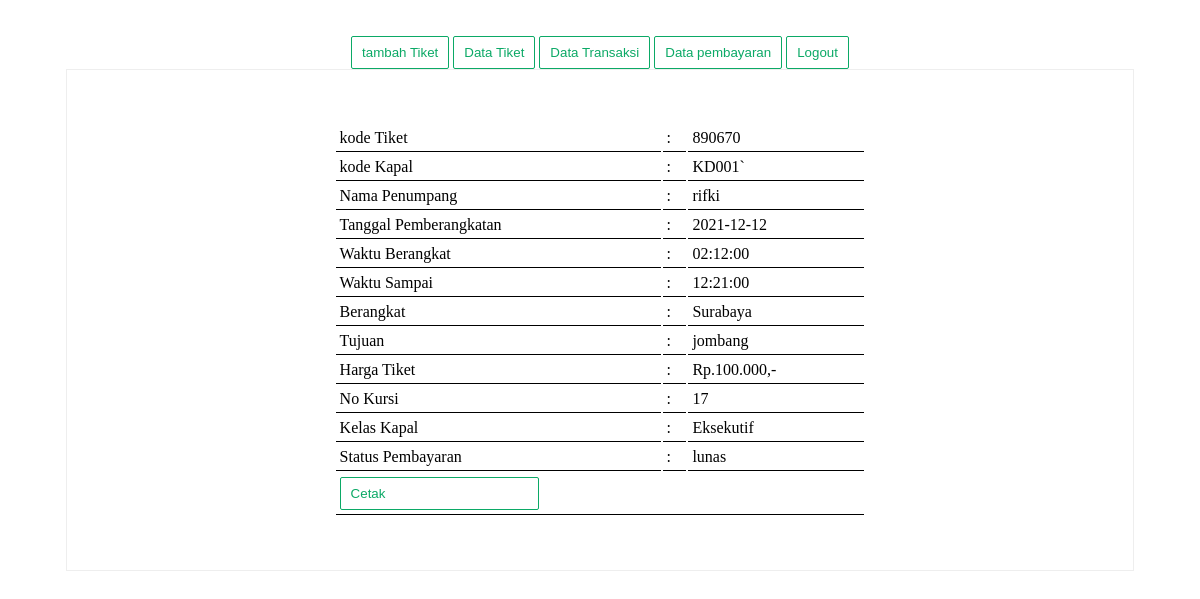
The app's page /?detail=10 (signed in) with its own data.
### tables this page shows
CREATE TABLE `tiket` (
  `idTiket` int(11) NOT NULL,
  `kodeTiket` varchar(255) NOT NULL,
  `kodeKapal` varchar(255) NOT NULL,
  `namaPembeli` varchar(255) NOT NULL,
  `tglBerangkat` date NOT NULL,
  `waktuBerangkat` time NOT NULL,
  `waktuSampai` time NOT NULL,
  `harga` int(100) NOT NULL,
  `noKursi` int(100) NOT NULL,
  `kelas` varchar(30) NOT NULL,
  `berangkat` varchar(40) NOT NULL,
  `tujuan` varchar(40) NOT NULL,
  `total` int(100) NOT NULL
);

CREATE TABLE `transaksi` (
  `idTransaksi` int(11) NOT NULL,
  `kodeTiket` int(11) NOT NULL,
  `total` int(100) NOT NULL,
  `status` varchar(20) NOT NULL
);

### detail.php (the view)
<?php
$idTiket = $_GET['detail'];
$q = mysqli_query($conn, "select * from tiket where idTiket='$idTiket'");
$a = mysqli_fetch_array($q);
$d = mysqli_query($conn, "select * from transaksi where kodeTiket='$a[kodeTiket]'");
$b = mysqli_fetch_array($d);
?>
<center>
	<table class="tabel"style = "width: 50%;">
		<tr>
			<td>kode Tiket</td>
			<td>:</td>
			<td><?= $a['kodeTiket']?></td>
		</tr>
		<tr>
			<td>kode Kapal</td>
			<td>:</td>
			<td><?= $a['kodeKapal']?></td>
		</tr>
		<tr>
			<td>Nama Penumpang</td>
			<td>:</td>
			<td><?= $a['namaPembeli']?></td>
		</tr>
		<tr>
			<td>Tanggal Pemberangkatan</td>
			<td>:</td>
			<td><?= $a['tglBerangkat']?></td>
		</tr>
		<tr>
			<td>Waktu Berangkat</td>
			<td>:</td>
			<td><?= $a['waktuBerangkat']?></td>
		</tr>
		<tr>
			<td>Waktu Sampai</td>
			<td>:</td>
			<td><?= $a['waktuSampai']?></td>
		</tr>
		<tr>
			<td>Berangkat</td>
			<td>:</td>
			<td><?= $a['berangkat']?></td>
		</tr>
		<tr>
			<td>Tujuan</td>
			<td>:</td>
			<td><?= $a['tujuan']?></td>
		</tr>
		<tr>
			<td>Harga Tiket</td>
			<td>:</td>
			<td>Rp.<?=number_format($a['harga'] ,0,'.','.')?>,-</td>
		</tr>
		<tr>
			<td>No Kursi</td>
			<td>:</td>
			<td><?= $a['noKursi']?></td>
		</tr>
		<tr>
			<td>Kelas Kapal</td>
			<td>:</td>
			<td><?= $a['kelas']?></td>
		</tr>
		<tr>
			<td>Status Pembayaran</td>
			<td>:</td>
			<td><?= $b['status']?></td>
		</tr>
		<?php
			if ($b['status'] != 'lunas') { ?>
			<td colspan = "3"><a href="bayar.php?kodeTiket=<?= $b['kodeTiket'] ?>"> <input type= "botton" class= "submit" value= "Bayar"></a></td>
		<?php } else{  ?>
		<tr>
			<td colspan = "3"><a onclick="window.print()"><input type= "botton" class= "submit" value= "Cetak"></a></td>
		</tr>
		<?php } ?>
	</table>
</center>

### style.css (style rules this page uses)
.submit { padding: 8px 10px; background: #fff; color: #0ba966; border: 1px solid #0ba966; border-radius: 2px; }
.content a { text-decoration: none; }

### tampilan.css (style rules this page uses)
.tabel { margin: 5% auto; width: 90%; }
.tabel td { padding: 4px; border-bottom:1px solid #000; }

### records on screen
tiket: kodeTiket "890670", kodeKapal "KD001`", namaPembeli "rifki", tglBerangkat "2021-12-12", waktuBerangkat "02:12:00", waktuSampai "12:21:00", berangkat "Surabaya", tujuan "jombang", harga "100.000", noKursi "17", kelas "Eksekutif"
transaksi: status "lunas"
